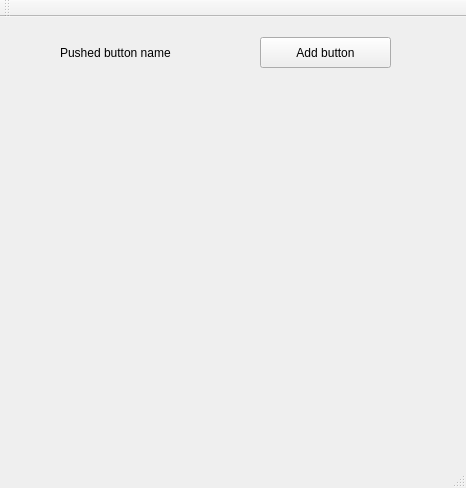
<?xml version="1.0" encoding="UTF-8"?>
<ui version="4.0">
 <class>MainWindow</class>
 <widget class="QMainWindow" name="MainWindow">
  <property name="geometry">
   <rect>
    <x>0</x>
    <y>0</y>
    <width>466</width>
    <height>488</height>
   </rect>
  </property>
  <property name="windowTitle">
   <string>MainWindow</string>
  </property>
  <widget class="QWidget" name="centralWidget">
   <widget class="QWidget" name="verticalLayoutWidget">
    <property name="geometry">
     <rect>
      <x>100</x>
      <y>109</y>
      <width>211</width>
      <height>271</height>
     </rect>
    </property>
    <layout class="QVBoxLayout" name="layout_buttons"/>
   </widget>
   <widget class="QPushButton" name="button_add">
    <property name="geometry">
     <rect>
      <x>260</x>
      <y>20</y>
      <width>131</width>
      <height>31</height>
     </rect>
    </property>
    <property name="text">
     <string>Add button</string>
    </property>
   </widget>
   <widget class="QLabel" name="label_button_name">
    <property name="geometry">
     <rect>
      <x>60</x>
      <y>20</y>
      <width>121</width>
      <height>31</height>
     </rect>
    </property>
    <property name="text">
     <string>Pushed button name</string>
    </property>
   </widget>
  </widget>
  <widget class="QMenuBar" name="menuBar">
   <property name="geometry">
    <rect>
     <x>0</x>
     <y>0</y>
     <width>466</width>
     <height>21</height>
    </rect>
   </property>
  </widget>
  <widget class="QToolBar" name="mainToolBar">
   <attribute name="toolBarArea">
    <enum>TopToolBarArea</enum>
   </attribute>
   <attribute name="toolBarBreak">
    <bool>false</bool>
   </attribute>
  </widget>
  <widget class="QStatusBar" name="statusBar"/>
 </widget>
 <layoutdefault spacing="6" margin="11"/>
 <resources/>
 <connections/>
</ui>
